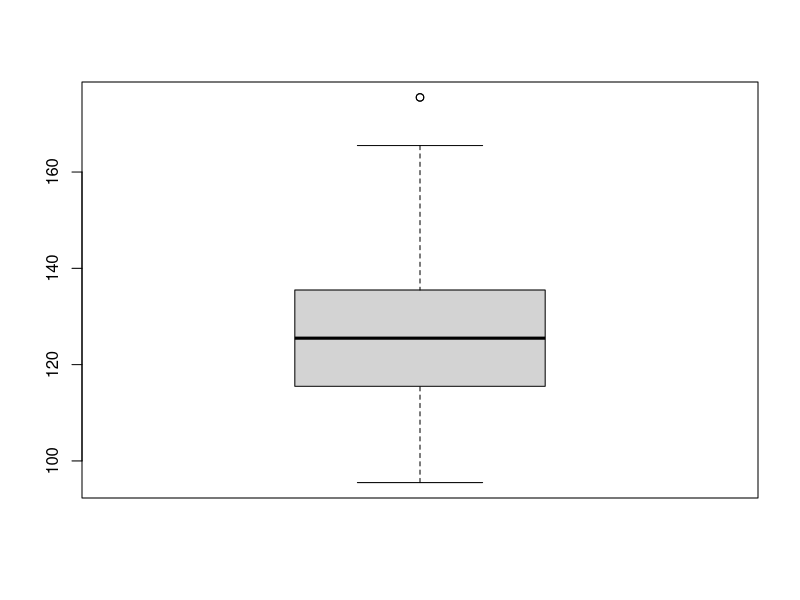

This figure's R source:
dispersion <- function() {
  bp <- c(rep(95.5, 5), rep(105.5, 8), rep(115.5, 22), rep(125.5, 27), rep(135.5, 17), rep(145.5, 9), rep(155.5, 5), rep(165.5, 5), rep(175.5, 2))
  print(mean(bp))
  print(range(bp))
  print(var(bp))
  print(sd(bp))
  print(unique(bp))
  print(unique(mean(bp) - bp))
  print(quantile(bp))
  print(summary(bp))
  out <- boxplot(bp)$out
  print(out)
  a <- which(bp %in% out)
  print(a)
  print(mode(bp))
}
dispersion()
mode <- function(vec) {
  t <- table(vec)
  n <- names(which(t == max(t)))
  return(n)
}